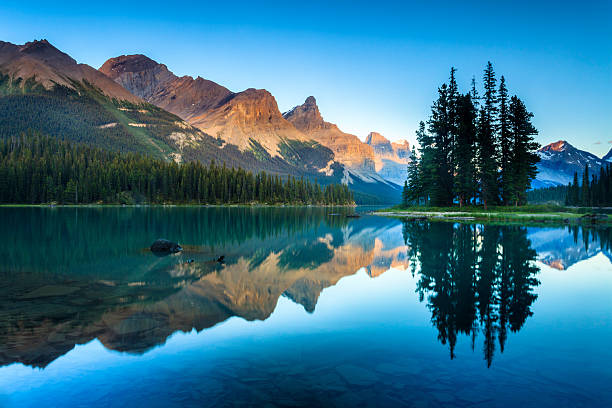
#> input picture Exp8/Landscape.jpg, 612 x 408 px
$ jupyter execute 'Exp 8.ipynb'
#> lines starting #> are read from the running program, lines starting #| are printed output that depends on the picture
[cell 1]
import cv2
import numpy as np

# Load an image (in BGR by default)
image = cv2.imread('Landscape.jpg')  # Replace with your image path
#> image is the input picture: shape (408, 612, 3); mean B, G, R 137.1, 112.6, 54.6

# Convert BGR to RGB
rgb_image = cv2.cvtColor(image, cv2.COLOR_BGR2RGB)

# Convert BGR to Grayscale
gray_image = cv2.cvtColor(image, cv2.COLOR_BGR2GRAY)
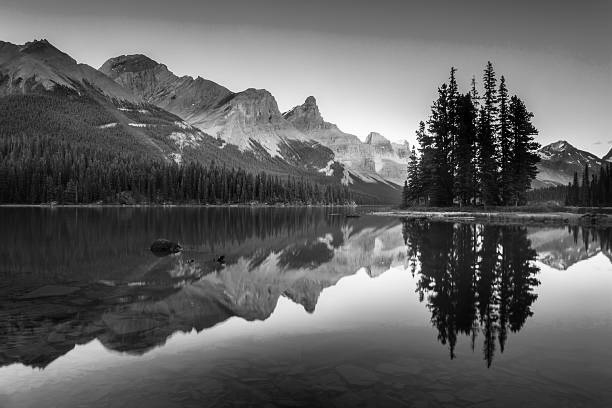
#> gray_image: shape (408, 612); min 0, max 255, mean 98

# Create a black image (all zeros)
black_image = np.zeros((512, 512, 3), dtype=np.uint8)

# Create a white image (all 255)
white_image = np.ones((512, 512, 3), dtype=np.uint8) * 255

# Draw shapes on a copy of the white image
shape_image = white_image.copy()

# Draw a red rectangle
cv2.rectangle(shape_image, (50, 50), (200, 200), (0, 0, 255), 3)
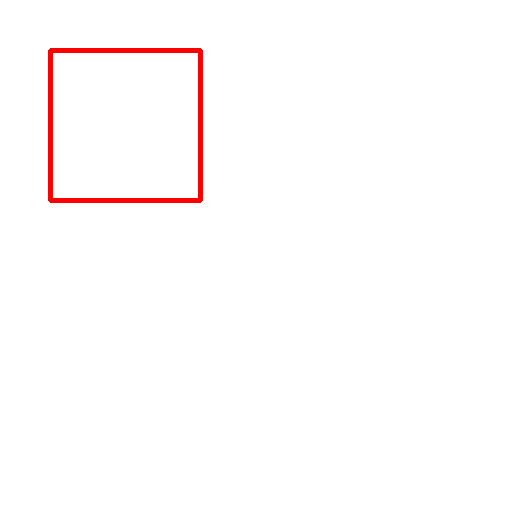
#> shape_image: shape (512, 512, 3); mean of channels 0, 1, 2 252.1, 252.1, 255; drawn as B, G, R

# Draw a green circle
cv2.circle(shape_image, (300, 150), 50, (0, 255, 0), -1)  # filled

# Draw a blue line
cv2.line(shape_image, (100, 300), (400, 300), (255, 0, 0), 5)
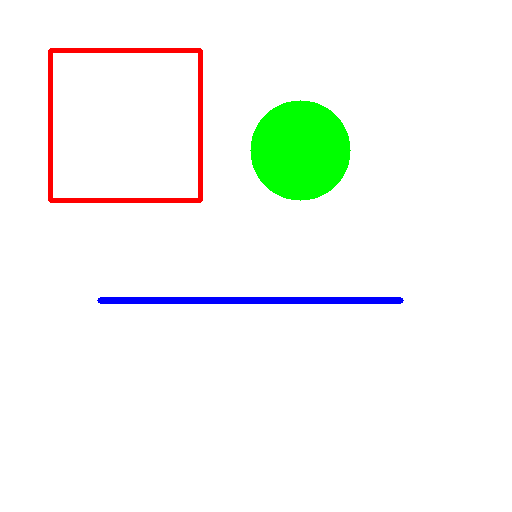
#> shape_image: shape (512, 512, 3); mean of channels 0, 1, 2 244.5, 250, 245.3; drawn as B, G, R

# Show all results
cv2.imshow('Original BGR Image', image)
cv2.imshow('RGB Image', rgb_image)
cv2.imshow('Grayscale Image', gray_image)
cv2.imshow('Black Image', black_image)
cv2.imshow('White Image', white_image)
cv2.imshow('Shapes on White Image', shape_image)

cv2.waitKey(0)
cv2.destroyAllWindows()
